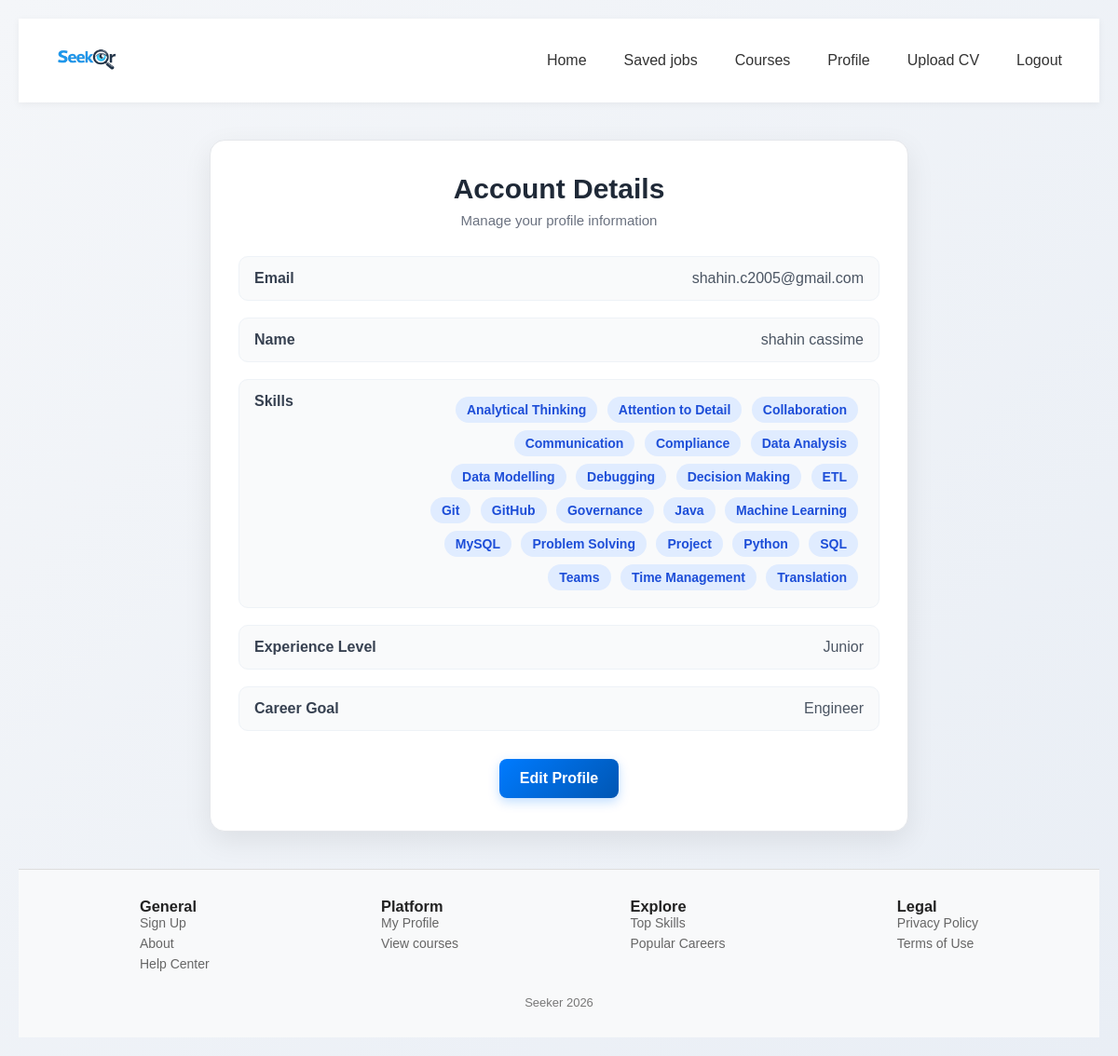
The page /account-page (signed in) on the database its author committed.
### app.py (models this page shows)
class User(db.Model): #user table
    __tablename__="user"
    id = db.Column(db.Integer, primary_key=True)
    email = db.Column(db.String(120), unique=True, nullable=False)
    password = db.Column(db.String(200), nullable=False)
    name = db.Column(db.String(100))
    experience_level=db.Column(db.String(100))
    career_goal= db.Column(db.String(100))
    skills = db.relationship("UserSkill",back_populates="user",cascade="all, delete-orphan")

class UserSkill(db.Model):  #user skill table
    __tablename__="user_skill"
    id = db.Column(db.Integer, primary_key=True)
    user_id=db.Column(db.Integer,db.ForeignKey("user.id"), nullable=False)
    skill_id = db.Column(db.Integer, db.ForeignKey("skill.id"), nullable=False)
    user = db.relationship("User", back_populates="skills")
    skill = db.relationship("Skill", back_populates="users")
    __table_args__ = (
        db.UniqueConstraint("user_id", "skill_id", name="unique_user_skill"),
    )

class Skill(db.Model):   #skill table
    __tablename__="skill"
    id = db.Column(db.Integer, primary_key=True)
    name = db.Column(db.String(120), unique=True, nullable=False)
    users = db.relationship("UserSkill",back_populates="skill",cascade="all, delete-orphan")

### app.py (the view)
@app.route('/account-page', methods=['GET'])
def account_page():
    if 'user' not in session:
        flash('Please login first', 'error')
        return redirect(url_for('login_page'))
    user = User.query.filter_by(email=session['user']).first()
    if not user:
        flash('User not found', 'error')
        return redirect(url_for('login_page'))
    return render_template('account_page.html', user=user)

### templates/account_page.html (shortened to what this page needs)
<!DOCTYPE html>
<html lang="en">
<head>
  <link rel="stylesheet" href="{{ url_for('static', filename='account_page.css') }}">
</head>
<body>
  {% include 'navbar.html' %}
  <div class="account-page">
    <div class="account-card">
      <h1>Account Details</h1>
      <p class="subtitle">Manage your profile information</p>
      <div class="account-info">
        <div class="info-row">
          <span class="label">Email</span>
          <span class="value">{{ user.email }}</span>
        </div>
        <div class="info-row">
          <span class="label">Name</span>
          <span class="value">{{ user.name }}</span>
        </div>
        <div class="info-row">
          <span class="label">Skills</span>
          <span class="value">
            {% for us in user.skills %}
              <span class="skill-badge">{{ us.skill.name }}</span>
            {% endfor %}
          </span>
        </div>
        <div class="info-row">
          <span class="label">Experience Level</span>
          <span class="value">{{ user.experience_level }}</span>
        </div>
        <div class="info-row">
          <span class="label">Career Goal</span>
          <span class="value">{{ user.career_goal }}</span>
        </div>
      </div>
      <div class="account-actions">
        <a href="{{ url_for('edit_account') }}" class="btn">Edit Profile</a>
      </div>
    </div>
  </div>
  {%include 'footer.html'%}
</body>
</html>

### templates/navbar.html (shortened to what this page needs)
<nav class="navbar">
<link rel="stylesheet" href="{{ url_for('static', filename='navbar.css') }}">
<div class="nav-brand">
  <a href="{{ url_for('home_page') }}">
      <img src="{{ url_for('static', filename='logo.png') }}" alt="Seeker Logo" class="logo">
  </a>
</div>
    <ul class="nav-links">
      <li><a href="{{ url_for('home_page') }}" class="{% if request.endpoint == 'home_page' %}active{% endif %}">Home</a></li>
      {%if session.get('user')%}
      <li><a href="{{ url_for('saved_jobs') }}" class="{% if request.endpoint == 'saved_jobs' %}active{% endif %}">Saved jobs</a></li>
      {%endif%}
      <li><a href="{{ url_for('courses_page') }}" class="{% if request.endpoint == 'coureses' %}active{% endif %}">Courses</a></li>
      <li><a href="{{ url_for('account_page') }}" class="{% if request.endpoint == 'account' %}active{% endif %}">Profile</a></li>
      <li><a href="{{ url_for('upload_cv')}}" class ="{% if request.endpoint == 'upload_cv' %} active {% endif %}">Upload CV </a></li>
      {%if session.get('user')%}
      <li><a href="{{url_for('logout')}}"> Logout</a></li>
      {%else%}
      <li><a href="{{ url_for('login_page') }}" class="{% if request.endpoint == 'login_page' %}active{% endif %}">Login</a></li>
      {%endif%}
    </ul>
  </nav>

### templates/footer.html (shortened to what this page needs)
<head>
    <link rel="stylesheet" href="{{ url_for('static', filename='footer.css') }}">
</head>
<footer class="footer">
    <div class="footer-container">
    <div class="footer-column">
        <h3>General</h3>
        <a href="{{ url_for('signup_page') }}">Sign Up</a>
        <a href="{{ url_for('about_us') }}">About</a>
        <a href="{{ url_for('contact_us') }}">Help Center</a>
      </div>
      <div class="footer-column">
        <h3>Platform</h3>
        <ul>
            <a href="{{ url_for('account_page') }}">My Profile</a>
            <a href="{{ url_for('courses_page') }}">View courses</a>
        </ul>
      </div>
      <div class="footer-column">
        <h3>Explore</h3>
        <ul>
          <a>Top Skills</a>
          <a>Popular Careers</a>
        </ul>
      </div>
      <div class="footer-column">
        <h3>Legal</h3>
        <ul>
          <a>Privacy Policy</a>
          <a>Terms of Use</a>
        </ul>
      </div>
    </div>
    <div class="footer-bottom">
      <p>Seeker 2026</p>
    </div>
  </footer>

### static/account_page.css (style rules this page uses)
* { margin: 0; padding: 0; box-sizing: border-box; font-family: Arial, Helvetica, sans-serif; }
body { background: linear-gradient(135deg, #f4f6f9, #e9eef5); min-height: 100vh; padding: 20px; color: #222; }
.account-page { display: flex; justify-content: center; align-items: flex-start; margin-top: 40px; }
.account-card { width: 100%; max-width: 750px; background: #fff; border-radius: 16px; padding: 35px 30px; box-shadow: 0 10px 30px rgba(0, 0, 0, 0.08); border: 1px solid #e5e7eb; }
.account-card h1 { text-align: center; font-size: 30px; margin-bottom: 8px; color: #1f2937; }
.subtitle { text-align: center; color: #6b7280; margin-bottom: 30px; font-size: 15px; }
.account-info { display: flex; flex-direction: column; gap: 18px; }
.info-row { display: flex; justify-content: space-between; align-items: flex-start; gap: 20px; padding: 14px 16px; background-color: #f9fafb; border-radius: 10px; border: 1px solid #eef2f7; }
.label { font-weight: bold; color: #374151; min-width: 150px; }
.value { flex: 1; color: #4b5563; text-align: right; word-break: break-word; }
.skill-badge { display: inline-block; background-color: #e0ecff; color: #1d4ed8; padding: 6px 12px; margin: 4px 6px 4px 0; border-radius: 20px; font-size: 14px; font-weight: 600; }
.account-actions { text-align: center; margin-top: 30px; }
.btn { display: inline-block; padding: 12px 22px; background: linear-gradient(135deg, #007bff, #0056b3); color: white; text-decoration: none; border-radius: 8px; font-weight: bold; transition: 0.3s ease; box-shadow: 0 4px 12px rgba(0, 123, 255, 0.25); }

### static/navbar.css (style rules this page uses)
* { box-sizing: border-box; }
.navbar { background: white; padding: 15px 30px; display: flex; justify-content: space-between; align-items: center; box-shadow: 0 2px 8px rgba(0,0,0,0.05); position: sticky; top: 0; z-index: 1000; }
.nav-brand { display: flex; align-items: center; }
.logo { height: 60px; width: auto; display: block; }
.nav-links { list-style: none; display: flex; gap: 20px; margin: 0; padding: 0; }
.nav-links li a { text-decoration: none; color: #333; font-weight: 500; padding: 6px 10px; border-radius: 5px; transition: 0.2s ease; }

### static/footer.css (style rules this page uses)
.footer { background: #f8f9fa; padding: 30px 20px; margin-top: 40px; border-top: 1px solid #ddd; font-size: 14px; }
.footer-container { max-width: 900px; margin: auto; display: flex; justify-content: space-between; gap: 20px; }
.footer a { color: #666; display: block; margin-bottom: 6px; background: none; border: none; padding: 0; text-decoration: none; }
.footer-bottom { text-align: center; margin-top: 20px; color: #777; font-size: 13px; }

### rows shown on the page
User: email "shahin.c2005@gmail.com", name "shahin cassime", experience_level "Junior", career_goal "Engineer"
UserSkill: skill.name "Analytical Thinking"
UserSkill: skill.name "Attention to Detail"
UserSkill: skill.name "Collaboration"
UserSkill: skill.name "Communication"
UserSkill: skill.name "Compliance"
UserSkill: skill.name "Data Analysis"
UserSkill: skill.name "Data Modelling"
UserSkill: skill.name "Debugging"
UserSkill: skill.name "Decision Making"
UserSkill: skill.name "ETL"
UserSkill: skill.name "Git"
UserSkill: skill.name "GitHub"
UserSkill: skill.name "Governance"
UserSkill: skill.name "Java"
UserSkill: skill.name "Machine Learning"
UserSkill: skill.name "MySQL"
UserSkill: skill.name "Problem Solving"
UserSkill: skill.name "Project"
UserSkill: skill.name "Python"
UserSkill: skill.name "SQL"
UserSkill: skill.name "Teams"
UserSkill: skill.name "Time Management"
UserSkill: skill.name "Translation"
